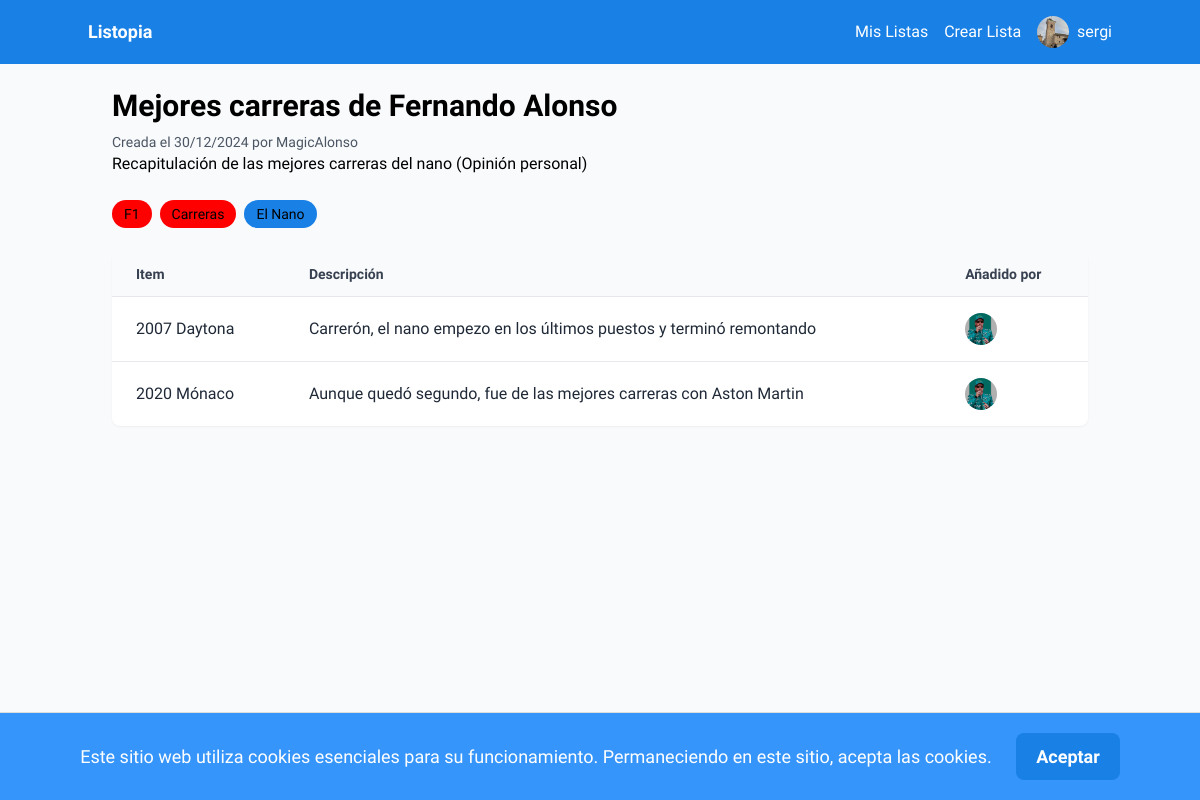
Page /lists/37/ (signed in) on the committed database.
### auth_app/models.py (models this page shows, shortened)
class Profile(models.Model):
    user = models.OneToOneField(User, on_delete=models.CASCADE)
    description = models.TextField()
    pic = models.ImageField(upload_to='profile_pics', blank=True, null=True)
    verification_key = models.CharField(max_length=64, null=True, blank=True)
    verification_key_expiration = models.DateTimeField(null=True, blank=True)

### lists/models.py (models this page shows, shortened)
class List(models.Model):
    name = models.CharField(max_length=50)
    description = models.CharField(max_length=256, blank=True, null=True)
    creator = models.ForeignKey(User, on_delete=models.CASCADE, related_name="created_lists")
    created_on = models.DateTimeField(auto_now_add=True)
    collaborators = models.ManyToManyField(User, related_name="collaborated_lists", blank=True)
    is_public = models.BooleanField(default=False)

class Tag(models.Model):
    name = models.CharField(max_length=30)
    color = models.CharField(max_length=7, default="#007bff")
    list = models.ForeignKey(List, on_delete=models.CASCADE)

class Item(models.Model):
    list = models.ForeignKey(List, on_delete=models.CASCADE)
    added_by = models.ForeignKey(User, on_delete=models.CASCADE, related_name='added_items')
    name = models.CharField(max_length=40)
    description = models.CharField(max_length=256, blank=True, null=True)
    added_on = models.DateTimeField(auto_now_add=True)

### lists/views.py (the view)
# urls.py: path('<int:list_id>/', views.list_details, name='list_details'),
@login_required
def list_details(request, list_id):
    list = get_object_or_404(List, pk=list_id)
    if list.is_public or request.user == list.creator or request.user in list.collaborators.all():
        items = Item.objects.filter(list=list_id).order_by('added_on')
        tags = Tag.objects.filter(list=list_id)
        return render(request, 'list_details.html', {
            'title': "Detalles de la lista",
            'list': list,
            'items': items,
            'tags': tags
        })
    else:
        raise Http404

### lists/templates/list_details.html (shortened to what this page needs)
{% extends 'base.html' %}
{% load static %}
{% block content %}
<div class="max-w-5xl mx-auto p-6">
    <div class="flex justify-between items-start mb-6">
        <div>
            <h2 class="text-3xl font-bold mb-2">{{ list.name }}</h2>
            <p class="text-gray-600 text-sm">Creada el {{ list.created_on|date:"d/m/Y" }} por {{list.creator}}</p>
            <p class="break-words" style="word-break: break-word;">
                {{ list.description}}
            </p>
        </div>
    </div>
    <div class="flex flex-wrap gap-2 mb-6">
        {% for tag in tags %}
            <span class="bg-[{{ tag.color }}] text-sm font-medium px-3 py-1 rounded-full">{{ tag.name }}</span>
        {% endfor %}
    </div>
    <div class="bg-white shadow-sm rounded-lg overflow-hidden mb-6" id="items-container">
        <div class="hidden sm:block">
            <table class="table-auto w-full text-left">
                <thead>
                    <tr class="bg-gray-50">
                        <th class="px-6 py-3 text-sm font-semibold text-gray-700">Item</th>
                        <th class="px-6 py-3 text-sm font-semibold text-gray-700">Descripción</th>
                        <th class="px-6 py-3 text-sm font-semibold text-gray-700">Añadido por</th>
                    </tr>
                </thead>
                <tbody>
                    {% if items|length == 0 %}
                        <tr>
                            <td colspan="4" class="px-6 py-4 text-gray-500 text-center italic">
                                ¡Añade tu primer item!
                            </td>
                        </tr>
                    {% else %}
                        {% for item in items %}
                            <tr id="item-row-{{ item.id }}" class="border-t hover:bg-gray-50">
                                <td class="px-6 py-4 text-gray-800">{{ item.name }}</td>
                                <td class="px-6 py-4 text-gray-800">{{ item.description|default:"" }}</td>
                                <td class="px-6 py-4 text-gray-800">
                                    <a href="{% url 'user_details' item.added_by.username %}" class="flex items-center">
                                        <img src="{{ item.added_by.profile.pic.url }}" class="w-8 h-8 rounded-full mr-2" alt="{{item.added_by.username}}">
                                    </a>
                                </td>
                            </tr>
                        {% endfor %}
                    {% endif %}
                </tbody>
            </table>
        </div>
    </div>
</div>
{% endblock %}

### auth_app/templates/base.html (shortened to what this page needs)
{% load static %}
<!DOCTYPE html>
<html lang="en">
<head>
    <script src="https://cdn.tailwindcss.com?plugins=forms,container-queries"></script>
    <link rel="stylesheet" href="https://cdnjs.cloudflare.com/ajax/libs/font-awesome/5.15.3/css/all.min.css">
</head>
<body class="bg-slate-50" style='font-family: "Work Sans", "Noto Sans", sans-serif;'>
    <nav class="bg-[#1980e6] p-4">
        <div class="container mx-auto flex justify-between items-center">
            <a class="text-white text-lg font-bold" href="{% url 'home' %}">Listopia</a>
            <div class="flex items-center space-x-4">
                {% if user.is_authenticated %}
                    <div class="nav-links flex items-center space-x-4">
                        <a class="text-white" href="{% url 'lists' %}">Mis Listas</a>
                        <a class="text-white" href="{% url 'create_list' %}">Crear Lista</a>
                    </div>
                    <div class="relative">
                        <button class="text-white flex items-center space-x-2 user-menu-button" id="user-menu-button">
                            <img src="{{ user.profile.pic.url }}" class="rounded-full w-8 h-8" alt="{{user.username}}">
                            <span>{{user.username}}</span>
                        </button>
                    </div>
                {% else %}
                    <a class="text-white" href="{% url 'signup' %}">Crea una cuenta</a>
                    <a class="text-white" href="{% url 'signin' %}">Inicia Sesión</a>
                {% endif %}
            </div>
        </div>
    </nav>
    <div id="cookie-banner" class="alert alert-info text-center" style="display: none;">
        Este sitio web utiliza cookies esenciales para su funcionamiento. Permaneciendo en este sitio, acepta las cookies.
        <button id="accept-cookies" class="btn btn-primary">Aceptar</button>
    </div>
    {% block content %}
    {% endblock %}
</body>
</html>

### auth_app/templates/base.html (style rules this page uses)
#cookie-banner { background-color: #3695fb; padding: 20px; border-top: 1px solid #ddd; position: fixed; bottom: 0; width: 100%; z-index: 1000; font-size: 18px; color: white; }
#accept-cookies { margin-left: 20px; padding: 10px 20px; background-color: #1980e6; color: white; border: none; cursor: pointer; font-weight: bold; border-radius: 8px; }
body { padding-top: 64px; }
nav { position: fixed; top: 0; left: 0; width: 100%; z-index: 1000; }

### rows in the picture
List: name "Mejores carreras de Fernando Alonso", created_on "30/12/2024", creator "MagicAlonso", description "Recapitulación de las mejores carreras del nano (Opinión personal)"
Tag: name "F1"
Tag: name "Carreras"
Tag: name "El Nano"
Item: name "2007 Daytona", description "Carrerón, el nano empezo en los últimos puestos y terminó remontando", added_by.profile.pic (picture)
Item: name "2020 Mónaco", description "Aunque quedó segundo, fue de las mejores carreras con Aston Martin", added_by.profile.pic (picture)

### other values in the picture
{{ user.username }} "sergi"
